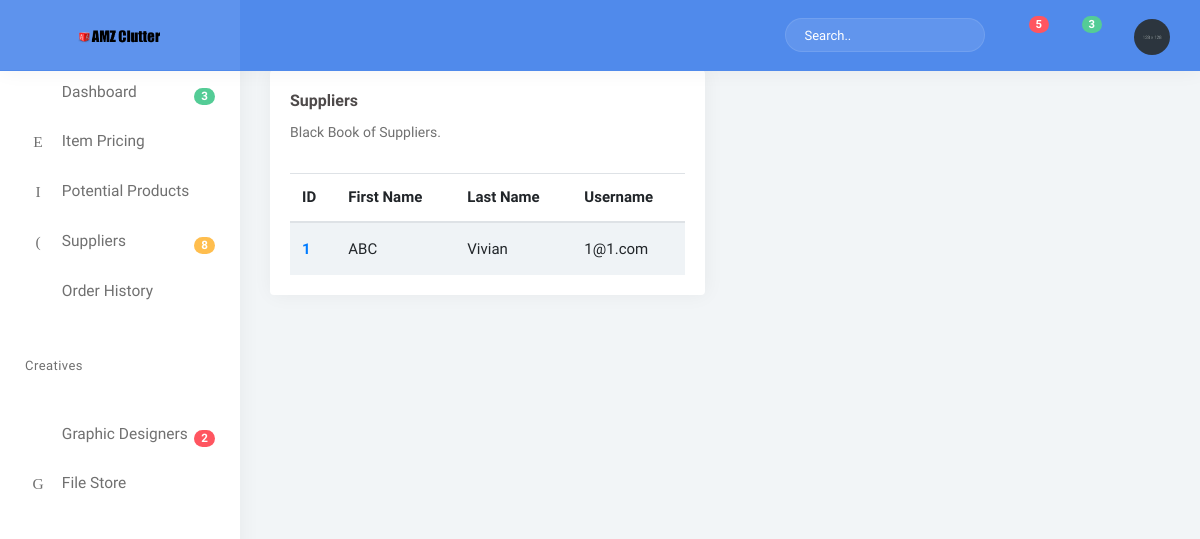
The app's page /suppliers with its own data.
### clutter/models.py (models this page shows, shortened)
class Supplier(models.Model):
    company = models.CharField(max_length=64)
    contact = models.CharField(max_length=64)
    email = models.CharField(max_length=128, blank = True)

### clutter/views.py (the view)
# urls.py: path("suppliers", views.suppliers, name="suppliers"),
def suppliers(request):
    context = {
        "suppliers": Supplier.objects.all()
    }
    return render(request, 'clutter/suppliers.html', context)

### clutter/templates/clutter/suppliers.html
{% extends "clutter/base.html" %}
{% load static %}
{% block body %}
<tr>
  <th scope="row">
    <div class="row">
        <div class="col-lg-6">
            <div class="card m-b-30">
                <div class="card-body">
                    <h4 class="mt-0 header-title">Suppliers</h4>
                    <p class="text-muted m-b-30 font-14">
                        Black Book of Suppliers.
                    </p>
                    <div class="table-responsive">
                        <table class="table table-striped mb-0">
                            <thead>
                                <tr>
                                    <th>ID</th>
                                    <th>First Name</th>
                                    <th>Last Name</th>
                                    <th>Username</th>
                                </tr>
                            </thead>
                            {% for supplier in suppliers %}
                            <tbody>
                                <tr>
                                    <th scope="row"><a href="{% url 'supplier' supplier.id %}">{{ supplier.id }}</th>
                                    <td>{{ supplier.company }}</td>
                                    <td>{{ supplier.contact }}</td>
                                    <td>{{ supplier.email}}</td>
                                </tr>
                              {% endfor %}
                            </tbody>
                        </table>
                    </div>
                </div>
            </div>
        </div>
{% endblock %}

### clutter/static/assets/css/style.css (style rules this page uses)
body { background: #f2f5f7; font-family: "Mukta", sans-serif; margin: 0; font-size: 15px; color: #4e4a4a; }
html { overflow-x: hidden; position: relative; min-height: 100%; background: #f2f5f7; }
h1, h2, h3, h4, h5, h6 { margin: 10px 0; font-weight: 600; font-family: "Mukta", sans-serif; }
h4 { line-height: 22px; }
* { outline: none !important; }
.card { -webkit-box-shadow: 1px 0px 20px rgba(0, 0, 0, 0.05); box-shadow: 1px 0px 20px rgba(0, 0, 0, 0.05); border: none; }
.text-muted { color: #707070 !important; }
.m-b-30 { margin-bottom: 30px; }
.font-14 { font-size: 14px; }
.header-title { font-size: 16px; }
.table { margin-bottom: 10px; }
.table > tbody > tr > td, .table > tfoot > tr > td, .table > thead > tr > td { padding: 15px 12px; }
.table-hover tbody tr:hover, .table-striped tbody tr:nth-of-type(odd), .thead-default th { background-color: #eff3f6; }
.table td, .table th { vertical-align: middle; }

### records on screen
Supplier: id "1", company "ABC", contact "Vivian", email "1@1.com"
